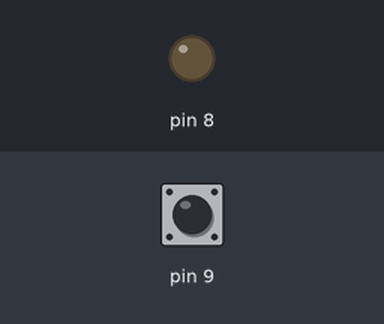
The sketch below on a simulated Arduino Uno, built with avr-gcc and run on an emulated ATmega328P. Shown: output pins drawn as LEDs (lit = HIGH). Dashed ring = blinking. The inputs (shaded band) are chosen by the test bench; at power-on: pin 9 HIGH.

Above: at 1.2 s.
1.3 s: pin 9 pulled LOW for 3.2 s
At 1.7 s:
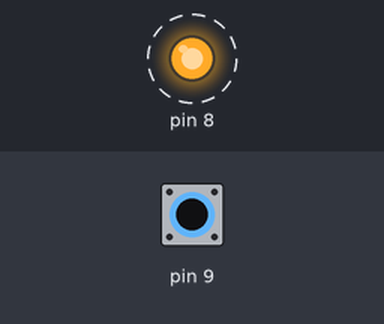
Timing chart, 0 to 6.3 s (numbered marks = the images above; inputs shaded):
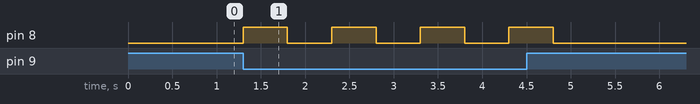

The sketch:

one_blink.ino
```cpp
// ECE 1895 Hello World - One Blink

// the setup function runs once when you press reset or power the board
void setup()
{
  pinMode(8, OUTPUT); // 8 = digital pin 8 = actual pin 14

  pinMode(9, INPUT_PULLUP); // 9 = digital pin 9 = pushbutton at bottom of breadboard is used to start/stop LED blinking
}

// the loop function runs over and over again forever
void loop()
{
  if (digitalRead(9) == LOW) // turn the LEDs on according to the following sequence if the switch is pressed (i.e. pulls pin low which is normally pulled high)
  {
    digitalWrite(8, HIGH); // turn the LED on (HIGH means supply 5V to LED)
    delay(500); // wait about 1/2 a second
    digitalWrite(8, LOW); // turn the LED off (LOW means tie to ground)
    delay(500);
  }
  else // turn all LEDs off if the switch is not pressed
  {
    digitalWrite(8, LOW);
  }
}
```

Measured:
- after the input at 1.3 s, pin 8: alternates HIGH for 0.50 s and LOW for 0.50 s, 8 changes in all, then stays LOW, starting at once
